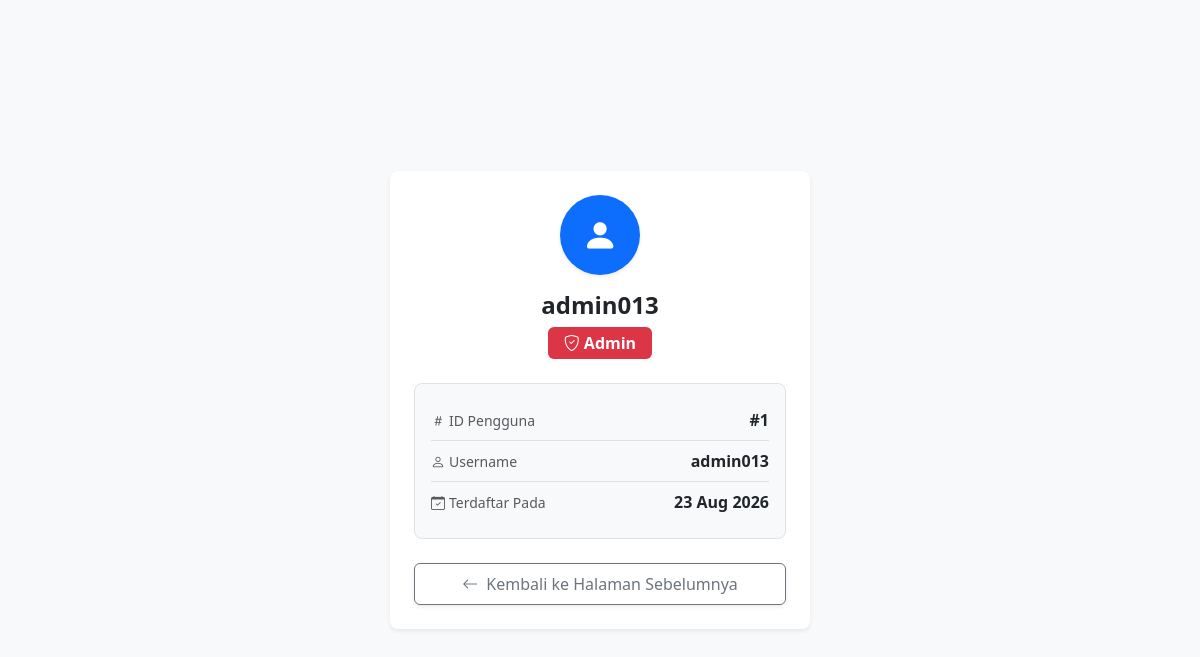
Screenshot of /PROFIL.php (signed in) with the database file from the repository.
### tables this page shows
CREATE TABLE `users` (
  `id` int(11) NOT NULL,
  `username` varchar(50) NOT NULL,
  `password` varchar(255) NOT NULL,
  `role` enum('admin','guru','siswa') NOT NULL,
  `created_at` timestamp NOT NULL DEFAULT current_timestamp()
);

### PROFIL.php (the view, shortened to what this page needs)
<?php
require_once 'koneksi.php';
$conn = $koneksi;
$username_session = $_SESSION['username'];
$stmt = mysqli_prepare($conn, "SELECT id, username, role, created_at FROM users WHERE username = ?");
mysqli_stmt_bind_param($stmt, "s", $username_session);
mysqli_stmt_execute($stmt);
$result = mysqli_stmt_get_result($stmt);
$user = mysqli_fetch_assoc($result);
?>
<!DOCTYPE html>
<html lang="id">
<head>
  <link href="https://cdn.jsdelivr.net/npm/bootstrap@5.3.3/dist/css/bootstrap.min.css" rel="stylesheet">
  <link rel="stylesheet" href="https://cdn.jsdelivr.net/npm/bootstrap-icons@1.11.3/font/bootstrap-icons.min.css">
</head>
<body class="bg-light d-flex align-items-center justify-content-center min-vh-100 py-4">
  <div class="card shadow-sm border-0 p-4 rounded-3" style="width: 100%; max-width: 420px;">
    <div class="text-center mb-4">
      <div class="bg-primary text-white rounded-circle d-inline-flex align-items-center justify-content-center mb-3 shadow-sm" style="width: 80px; height: 80px; font-size: 2.2rem;">
        <i class="bi bi-person-fill"></i>
      </div>
      <h4 class="fw-bold mb-1 text-dark"><?= htmlspecialchars($user['username'] ?? '-'); ?></h4>
      <?php
        $role = $user['role'] ?? 'siswa';
        $badge_color = 'bg-secondary';
        if ($role === 'admin') {
            $badge_color = 'bg-danger';
        } elseif ($role === 'guru') {
            $badge_color = 'bg-warning text-dark';
        } elseif ($role === 'siswa') {
            $badge_color = 'bg-success';
        }
      ?>
      <span class="badge <?= $badge_color; ?> px-3 py-2 fs-6 text-capitalize mt-1">
        <i class="bi bi-shield-check me-1"></i><?= htmlspecialchars($role); ?>
      </span>
    </div>
    <div class="bg-light p-3 rounded-3 border mb-4">
      <div class="d-flex justify-content-between align-items-center py-2 border-bottom">
        <span class="text-muted small"><i class="bi bi-hash me-1"></i>ID Pengguna</span>
        <span class="fw-semibold text-dark">#<?= $user['id'] ?? '-'; ?></span>
      </div>
      <div class="d-flex justify-content-between align-items-center py-2 border-bottom">
        <span class="text-muted small"><i class="bi bi-person me-1"></i>Username</span>
        <span class="fw-semibold text-dark"><?= htmlspecialchars($user['username'] ?? '-'); ?></span>
      </div>
      <div class="d-flex justify-content-between align-items-center py-2">
        <span class="text-muted small"><i class="bi bi-calendar-check me-1"></i>Terdaftar Pada</span>
        <span class="fw-semibold text-dark">
          <?= isset($user['created_at']) ? date('d M Y', strtotime($user['created_at'])) : '-'; ?>
        </span>
      </div>
    </div>
    <div>
      <button onclick="history.back()" class="btn btn-outline-secondary w-100 py-2 fw-medium shadow-sm">
        <i class="bi bi-arrow-left me-1"></i> Kembali ke Halaman Sebelumnya
      </button>
    </div>
  </div>
</body>
</html>

### rows the page displays
users: username "admin013", role "Admin", id "1", created_at "23 Aug 2026"
